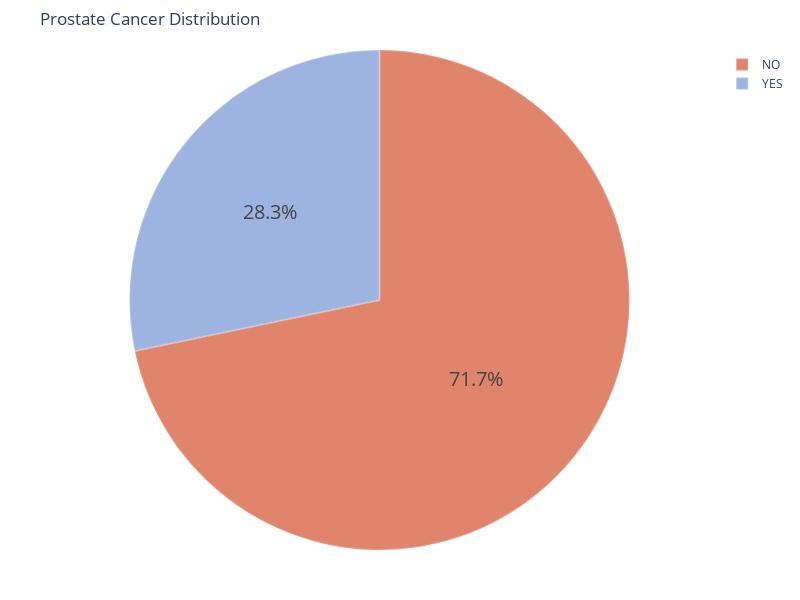

Notebook code for this chart:
### Code cell
plot_pie_chart_plotly(
    df,
    "case_csPCa",
    title="Prostate Cancer Distribution",
    fig_name=os.path.join(figs_path, "prostate_cancer_distribution_picai.pdf"),
)

### Figure 1 — Plotly figure (JSON) as saved in the notebook; plotly's stock layout.template omitted (floating-point values rounded to 4 significant figures)
{"data": [{"hoverinfo": "label+percent", "labels": ["NO", "YES"], "marker": {"colors": ["#e1846c", "#9eb4e0", "#e6bb9e", "#9c6849", "#735852"], "line": {"color": "rgba(255,255,255,0.2)", "width": 2}}, "textfont": {"size": 20}, "textinfo": "percent", "type": "pie", "values": [1071, 422]}], "layout": {"autosize": false, "height": 600, "margin": {"b": 50, "l": 50, "r": 50, "t": 50}, "paper_bgcolor": "rgba(0,0,0,0)", "plot_bgcolor": "rgba(0,0,0,0)", "title": {"text": "Prostate Cancer Distribution"}, "width": 800}}
